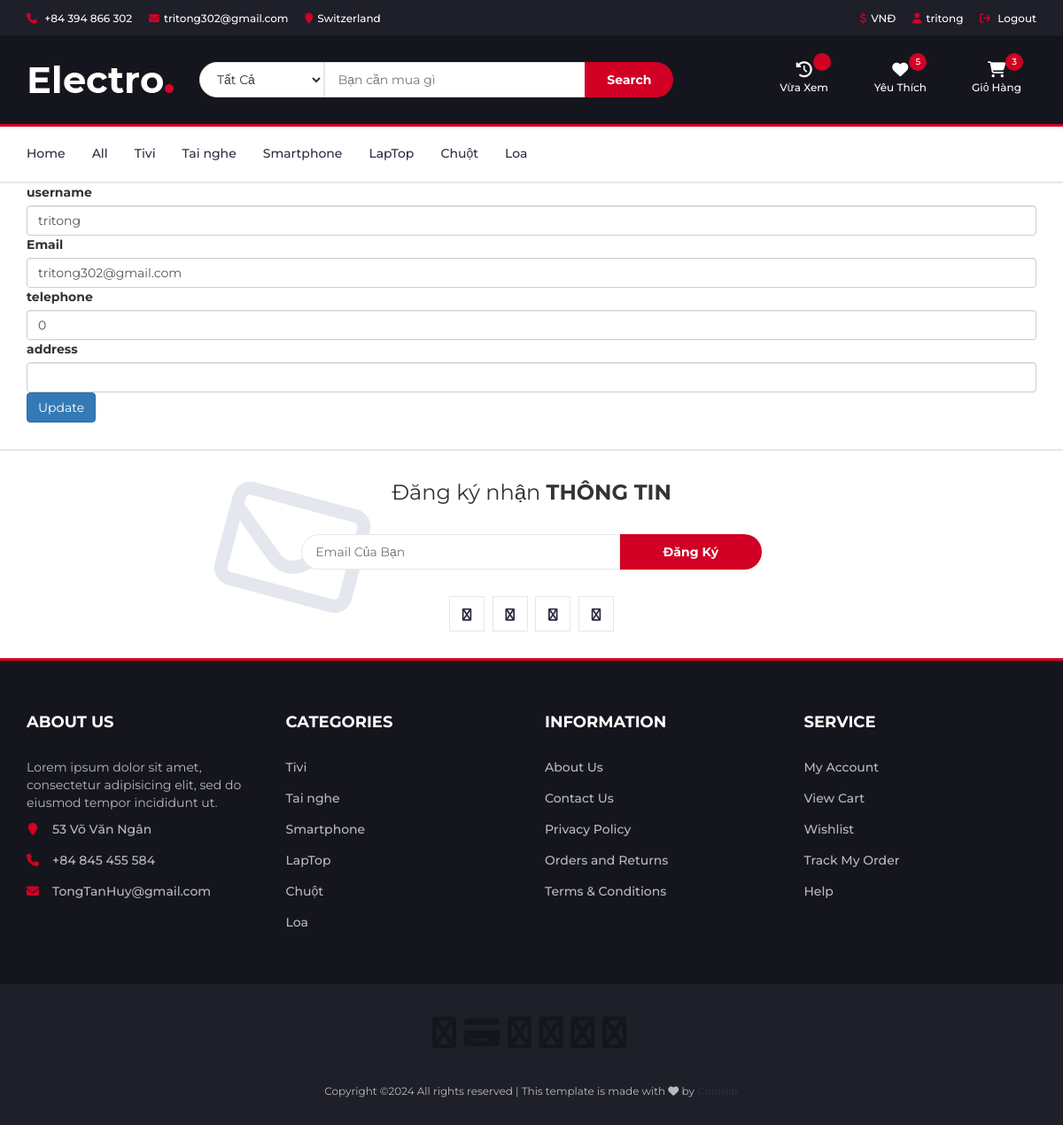
/edituser.php (signed in), run on the app's committed database.
### tables this page shows
CREATE TABLE `protypes` (
  `type_id` int(11) NOT NULL,
  `type_name` varchar(100) NOT NULL,
  `product_type_id` int(11) NOT NULL
);

CREATE TABLE `user` (
  `user_id` int(11) NOT NULL,
  `username` varchar(50) NOT NULL,
  `password` varchar(250) NOT NULL,
  `email` varchar(200) DEFAULT NULL,
  `telephone` int(11) DEFAULT NULL,
  `address` varchar(255) DEFAULT NULL,
  `role_id` int(11) NOT NULL
);

### models/model.php (called while the page is built, shortened)
<?php
class Model
{
    public static $connection;
    public function __construct()
    {
        if (!self::$connection) {
            self::$connection = new mysqli(DB_HOST, DB_USER, DB_PASSWORD, DB_NAME,PORT);
            self::$connection->set_charset(DB_CHARSET);
        }
        return self::$connection;
    }
    public function select($sql)
    {
        $sql->execute();
        $items = $sql->get_result()->fetch_all(MYSQLI_ASSOC);
        return $items;
    }
}
?>

### models/productsModel.php (called while the page is built, shortened)
<?php
class Products extends Model
{
    public function countwish($user_id)
    {
        $sql = parent::$connection->prepare(' SELECT COUNT(*) AS countWish FROM `products_user` WHERE user_id =?');
        $sql->bind_param('i', $user_id);
        return parent::select($sql)[0];
    }
    public function countCart($user_id)
    {
        $sql = parent::$connection->prepare(' SELECT COUNT(*) AS countCart FROM `product_user_cart` WHERE user_id =?');
        $sql->bind_param('i', $user_id);
        return parent::select($sql)[0];
    }
}
?>

### models/protypesModel.php (called while the page is built, shortened)
<?php
class Protypes extends Model
{
    public function getAllProtypes()
    {
        $sql = self::$connection->prepare("SELECT * FROM protypes ORDER BY type_id");
        $sql->execute();
        $items = $sql->get_result()->fetch_all(MYSQLI_ASSOC);
        return $items;
    }
}
?>

### models/userModel.php (called while the page is built, shortened)
<?php
class User extends Model
{
    public function getUserByUserId($user_id)
    {
        $sql = self::$connection->prepare("SELECT * FROM user WHERE user_id = ?");
        $sql->bind_param('i',$user_id);
        return parent::select($sql)[0];
    }
}
?>

### edituser.php (the view, shortened to what this page needs)
<?php
require("models/model.php");
require("models/productsModel.php");
require("models/protypesModel.php");
require("models/manufactures.php");
require("models/userModel.php");
$Products = new Products;
$user = new User;
 $user_id = $_SESSION['user']['user_id'];
$ProductUser = $user->getUserByUserId($user_id);
$Protypes = new Protypes;
$getAllProtypes = $Protypes->getAllProtypes();
?>
<?php include("header.php"); ?>
<div class="container">
<form action="edituser.php" method="post" enctype="multipart/form-data">
    <div class="mb-3">
        <label for="nameuser" class="form-label">username</label>
        <input type="text" class="form-control" id="nameuser" name="nameuser"
            value="<?php echo $ProductUser['username'] ?>">
    </div>
    <div class="mb-3">
        <label for="emailuser" class="form-label">Email</label>
        <input type="text" class="form-control" id="emailuser" name="emailuser"
            value="<?php echo $ProductUser['email'] ?>">
    </div>
    <div class="mb-3">
        <label for="telephoneuser" class="form-label">telephone</label>
        <input type="text" class="form-control" id="telephoneuser" name="telephoneuser"
            value="<?php echo $ProductUser['telephone'] ?>">
    </div>
    <div class="mb-3">
        <label for="addressuser" class="form-label">address</label>
        <input type="text" class="form-control" id="addressuser" name="addressuser"
            value="<?php echo $ProductUser['address'] ?>">
    </div>
    <button type="submit" class="btn btn-primary">Update</button>
</form>
</div>
<?php include("footer.php"); ?>
</body>
</html>

### header.php (shortened to what this page needs)
<?php
if (isset($_SESSION['user']['user_id'])) {
	$userId = $_SESSION['user']['user_id'];
	$kqWish = $Products->countwish($userId);
	$kqCart = $Products->countCart($userId);
	$kq = $kqWish["countWish"];
	$kq1 = $kqCart["countCart"];
} else {
	$kq = 0;
	$kq1 = 0;
}
$Protypes = new Protypes;
$getAllProtypes = $Protypes->getAllProtypes();
?>
<!DOCTYPE html>
<html lang="en">
<head>
	<link rel="stylesheet" href="https://cdn.jsdelivr.net/npm/bootstrap-icons@1.10.2/font/bootstrap-icons.css">
	<link type="text/css" rel="stylesheet" href="css/bootstrap.min.css" />
	<link type="text/css" rel="stylesheet" href="css/slick.css" />
	<link type="text/css" rel="stylesheet" href="css/slick-theme.css" />
	<link type="text/css" rel="stylesheet" href="css/nouislider.min.css" />
	<link rel="stylesheet" href="css/font-awesome.min.css">
	<link rel="stylesheet" href="https://cdnjs.cloudflare.com/ajax/libs/font-awesome/6.4.2/css/all.min.css">
	<link type="text/css" rel="stylesheet" href="css/style.css" />
</head>
<body>
	<header>
		<div id="top-header">
		<div class="container">
    <ul class="header-links pull-left">
        <li><a href="#"><i class="fa fa-phone"></i> +84 394 866 302 </a></li>
        <li><a href="#"><i class="fa fa-envelope-o"></i>tritong302@gmail.com</a></li>
        <li><a href="#"><i class="fa fa-map-marker"></i>Switzerland</a></li>
    </ul>
    <ul class="header-links pull-right">
					<li><a href="#"><i class="fa fa-dollar"></i>VNĐ</a></li>
					<?php if (!isset($_SESSION['username'])): ?>
					<li><a href="./login/logintem.php"><i class="fa fa-user-o"></i>My Account</a></li>
					<?php else: ?>
					<li><a href="myorder.php"><i class="fa fa-user-o"></i><?= $_SESSION['username'] ?></a></li>
					<li><a onclick="return confirm('Bạn có muốn đăng xuất không?')" href="./login/logout.php"><i
								class="fa fa-sign-out"></i> Logout</a></li>
					<?php endif; ?>
				</ul>
</div>
		</div>
		<div id="header">
			<div class="container">
				<div class="row">
					<div class="col-md-2">
						<div class="header-logo">
							<a href="index.php" class="logo">
								<img src="./img/logo.png" alt="">
							</a>
						</div>
					</div>
					<div class="col-md-6">
						<div class="header-search">
							<form action="store.php" method="get">
								<select class="input-select" name="prototype">
									<option value="0">Tất Cả</option>
								</select>
								<input class="input" name="keyword" placeholder="Bạn cần mua gì">
								<button type="submit" class="search-btn">Search</button>
							</form>
						</div>
					</div>
					<div class="col-md-4 clearfix">
						<div class="header-ctn">
							<div>
								<a href="recently_viewed.php">
								<i class="fa-solid fa-clock-rotate-left" style="color: #ffffff;"></i>
									<span>Vừa Xem</span>
									<div class="qty"><?php echo $viewedProductCount ?></div>
								</a>
							</div>
							<div>
								<a href="yourwishlist.php">
									<i class="fa fa-heart-o"></i>
									<span>Yêu Thích</span>
									<div class="qty"><?php echo $kq ?> </div>
								</a>
							</div>
							<div class="dropdown">
								<a class="dropdown-toggle" data-toggle="dropdown" aria-expanded="true">
									<i class="fa fa-shopping-cart"></i>
									<span>Giỏ Hàng</span>
									<div class="qty"><?php echo $kq1 ?></div>
								</a>
						</div>
					</div>
				</div>
			</div>
		</div>
	</header>
	<nav id="navigation">
		<div class="container">
			<div id="responsive-nav">
				<ul class="main-nav nav navbar-nav">
					<li><a href="index.php">Home</a></li>
					<li><a href="all.php?page=1">All</a></li>
					<?php foreach ($getAllProtypes as $value): ?>
					<li><a href="store_menu.php?typeid=<?php echo $value['type_id'] ?>"><?php echo $value['type_name'] ?></a></li>
					<?php endforeach; ?>
				</ul>
			</div>
		</div>
	</nav>

### footer.php (shortened to what this page needs)
<?php
require("models/email.php");
?>
<div id="newsletter" class="section">
	<div class="container">
		<div class="row">
			<div class="col-md-12">
                <div class="newsletter">
					<p>Đăng ký nhận <strong>THÔNG TIN</strong></p>
					<form id="myForm"  method="POST">
						<input class="input" type="email" name="name_email" placeholder="Email Của Bạn">
						<button class="newsletter-btn" type="submit">Đăng Ký</button>
					</form>
					<ul class="newsletter-follow">
						<li>
							<a href="#"><i class="fa fa-facebook"></i></a>
						</li>
						<li>
							<a href="#"><i class="fa fa-twitter"></i></a>
						</li>
						<li>
							<a href="#"><i class="fa fa-instagram"></i></a>
						</li>
						<li>
							<a href="#"><i class="fa fa-pinterest"></i></a>
						</li>
					</ul>
				</div>
			</div>
		</div>
	</div>
</div>
<footer id="footer">
	<div class="section">
		<div class="container">
			<div class="row">
				<div class="col-md-3 col-xs-6">
					<div class="footer">
						<h3 class="footer-title">About Us</h3>
						<p>Lorem ipsum dolor sit amet, consectetur adipisicing elit, sed do eiusmod tempor incididunt ut.</p>
						<ul class="footer-links">
							<li><a href="#"><i class="fa fa-map-marker"></i>53 Võ Văn Ngân</a></li>
							<li><a href="#"><i class="fa fa-phone"></i>+84 845 455 584</a></li>
							<li><a href="#"><i class="fa fa-envelope-o"></i>TongTanHuy@gmail.com</a></li>
						</ul>
					</div>
				</div>
				<div class="col-md-3 col-xs-6">
					<div class="footer">
						<h3 class="footer-title">Categories</h3>
						<ul class="footer-links">
							<?php foreach ($getAllProtypes as $value) : ?>
								<li><a href="store_menu.php?typeid=<?php echo $value['type_id'] ?>"><?php echo $value['type_name']; ?></a></li>
							<?php endforeach; ?>
						</ul>
					</div>
				</div>
				<div class="col-md-3 col-xs-6">
					<div class="footer">
						<h3 class="footer-title">Information</h3>
						<ul class="footer-links">
							<li><a href="#">About Us</a></li>
							<li><a href="#">Contact Us</a></li>
							<li><a href="#">Privacy Policy</a></li>
							<li><a href="#">Orders and Returns</a></li>
							<li><a href="#">Terms & Conditions</a></li>
						</ul>
					</div>
				</div>
				<div class="col-md-3 col-xs-6">
					<div class="footer">
						<h3 class="footer-title">Service</h3>
						<ul class="footer-links">
							<li><a href="#">My Account</a></li>
							<li><a href="blank.php">View Cart</a></li>
							<li><a href="#">Wishlist</a></li>
							<li><a href="#">Track My Order</a></li>
							<li><a href="#">Help</a></li>
						</ul>
					</div>
				</div>
			</div>
		</div>
	</div>
	<div id="bottom-footer" class="section">
		<div class="container">
			<div class="row">
				<div class="col-md-12 text-center">
					<ul class="footer-payments">
						<li><a href="#"><i class="fa fa-cc-visa"></i></a></li>
						<li><a href="#"><i class="fa fa-credit-card"></i></a></li>
						<li><a href="#"><i class="fa fa-cc-paypal"></i></a></li>
						<li><a href="#"><i class="fa fa-cc-mastercard"></i></a></li>
						<li><a href="#"><i class="fa fa-cc-discover"></i></a></li>
						<li><a href="#"><i class="fa fa-cc-amex"></i></a></li>
					</ul>
					<span class="copyright">
						Copyright &copy; All rights reserved | This template is made with <i class="fa fa-heart-o" aria-hidden="true"></i> by <a href="https://colorlib.com" target="_blank">Colorlib</a>
					</span>
				</div>
			</div>
		</div>
	</div>
</footer>

### css/style.css (style rules this page uses)
body { font-family: 'Montserrat', sans-serif; font-weight: 400; color: #333; }
h1, h2, h3, h4, h5, h6 { color: #2B2D42; font-weight: 700; margin: 0 0 10px; }
a { color: #2B2D42; font-weight: 500; -webkit-transition: 0.2s color; transition: 0.2s color; }
ul, ol { margin: 0; padding: 0; list-style: none }
.input { height: 40px; padding: 0px 15px; border: 1px solid #E4E7ED; background-color: #FFF; width: 100%; }
.input-select { padding: 0px 15px; background: #FFF; border: 1px solid #E4E7ED; height: 40px; }
.section { padding-top: 30px; padding-bottom: 30px; }
#top-header { padding-top: 10px; padding-bottom: 10px; background-color: #1E1F29; }
.header-links li { display: inline-block; margin-right: 15px; font-size: 12px; }
.header-links li:last-child { margin-right: 0px; }
.header-links li a { color: #FFF; }
.header-links li i { color: #D10024; margin-right: 5px; }
#header { padding-top: 15px; padding-bottom: 15px; background-color: #15161D; }
.header-logo { float: left; }
.header-logo .logo img { display: block; }
.header-search { padding: 15px 0px; }
.header-search form { position: relative; }
.header-search form .input-select { margin-right: -4px; border-radius: 40px 0px 0px 40px; }
.header-search form .input { width: calc(100% - 260px); margin-right: -4px; }
.header-search form .search-btn { height: 40px; width: 100px; background: #D10024; color: #FFF; font-weight: 700; border: none; border-radius: 0px 40px 40px 0px; }
.header-ctn { float: right; padding: 15px 0px; }
.header-ctn>div { display: inline-block; }
.header-ctn>div+div { margin-left: 15px; }
.header-ctn>div>a { display: block; position: relative; width: 90px; text-align: center; color: #FFF; }
.header-ctn>div>a>i { display: block; font-size: 18px; }
.header-ctn>div>a>span { font-size: 12px; }
.header-ctn>div>a>.qty { position: absolute; right: 15px; top: -10px; width: 20px; height: 20px; line-height: 20px; text-align: center; border-radius: 50%; font-size: 10px; color: #FFF; background-color: #D10024; }
#navigation { background: #FFF; border-bottom: 2px solid #E4E7ED; border-top: 3px solid #D10024; }
.main-nav>li+li { margin-left: 30px }
.main-nav>li>a { padding: 20px 0px; }
.main-nav>li>a:after { content: ""; display: block; width: 0%; height: 2px; background-color: #D10024; -webkit-transition: 0.2s all; transition: 0.2s all; }
#newsletter.section { border-top: 2px solid #E4E7ED; border-bottom: 3px solid #D10024; margin-top: 30px; }
.newsletter { text-align: center; }
.newsletter p { font-size: 24px; }
.newsletter form { position: relative; max-width: 520px; margin: 30px auto; }
.newsletter form:after { content: "\f003"; font-family: FontAwesome; position: absolute; font-size: 160px; color: #E4E7ED; top: 15px; -webkit-transform: translateY(-50%) rotate(15deg); -ms-transform: translateY(-50%) rotate(15deg); transform: translateY(-50%) rotate(15deg); z-index: -1; left: -90px; }
.newsletter form .input { width: calc(100% - 160px); margin-right: -4px; border-radius: 40px 0px 0px 40px; }
.newsletter form .newsletter-btn { width: 160px; height: 40px; font-weight: 700; background: #D10024; color: #FFF; border: none; border-radius: 0px 40px 40px 0px; }
.newsletter .newsletter-follow { text-align: center; }
.newsletter .newsletter-follow li { display: inline-block; margin-right: 5px; }
.newsletter .newsletter-follow li:last-child { margin-right: 0px; }
.newsletter .newsletter-follow li a { position: relative; display: block; width: 40px; height: 40px; text-align: center; line-height: 40px; border: 1px solid #E4E7ED; background-color: #FFF; -webkit-transition: 0.2s all; transition: 0.2s all; }
#footer { background: #15161D; color: #B9BABC; }
#bottom-footer { background: #1E1F29; }
.footer { margin: 30px 0px; }
.footer .footer-title { color: #FFF; text-transform: uppercase; font-size: 18px; margin: 0px 0px 30px; }
.footer-links li+li { margin-top: 15px; }
.footer-links li a { color: #B9BABC; }
.footer-links li i { margin-right: 15px; color: #D10024; width: 14px; text-align: center; }
.copyright { margin-top: 30px; display: block; font-size: 12px; }
.footer-payments li { display: inline-block; margin-right: 5px; }
.footer-payments li a { color: #15161D; font-size: 36px; display: block; }

### data on the page
protypes: type_name "Tivi"
protypes: type_name "Tai nghe"
protypes: type_name "Smartphone"
protypes: type_name "LapTop"
protypes: type_name "Chuột"
protypes: type_name "Loa"
user: nameuser "tritong", emailuser "tritong302@gmail.com", telephoneuser "0"

### other printed values
$_SESSION['username'] "tritong"
$kq "5"
$kq1 "3"
